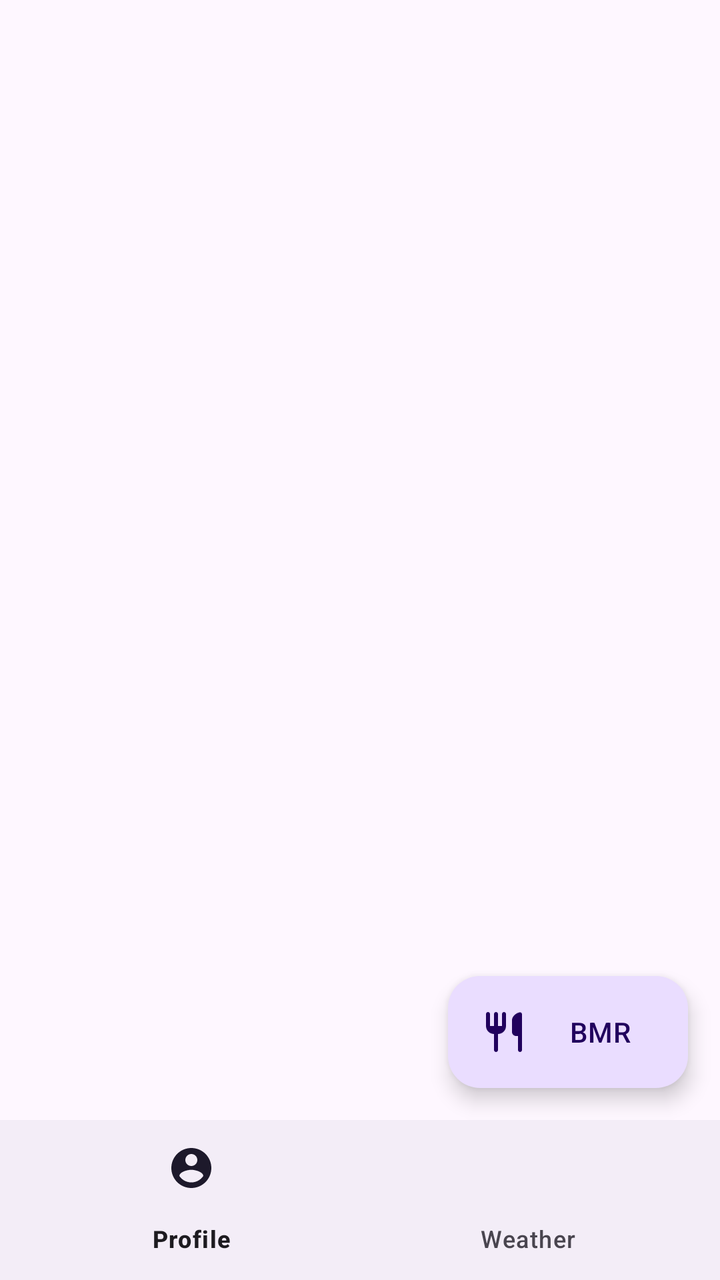
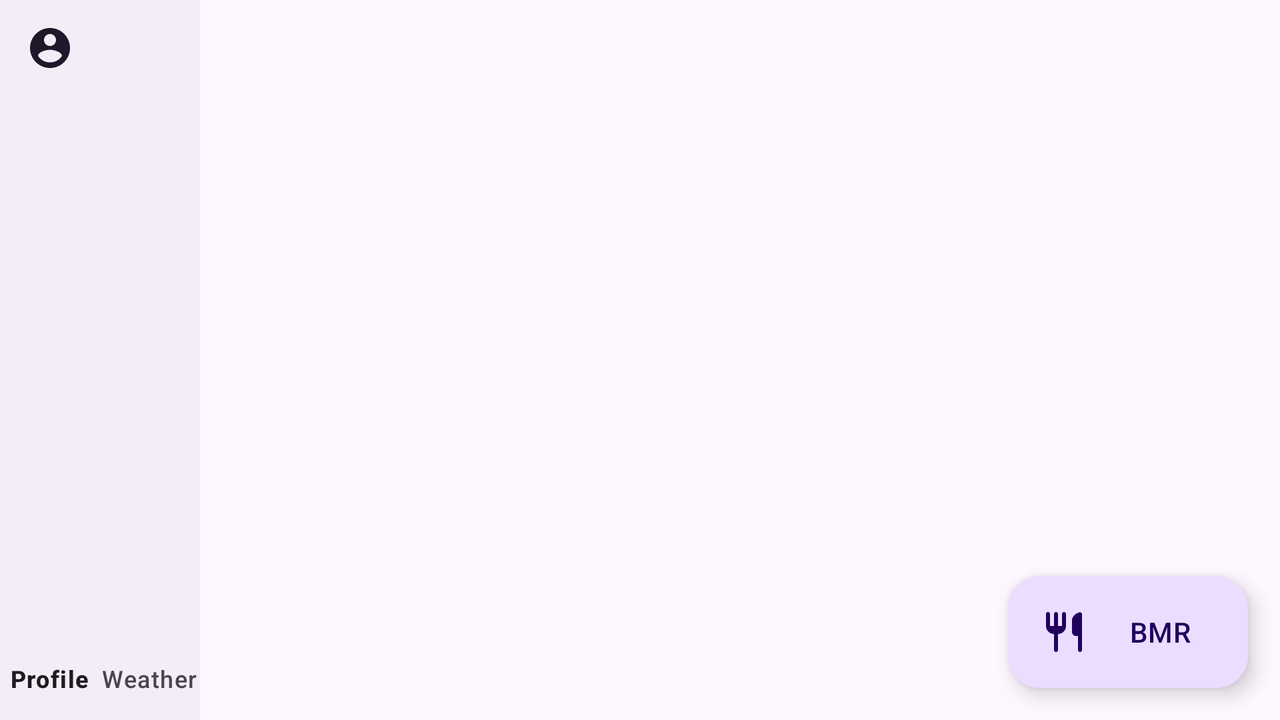

Two renders of one Android screen. The first uses the default layout on a phone; the second uses the alternative layout the repository ships for a different screen configuration, on a matching device. The two XML files are below.
<!-- AndroidManifest.xml: application theme Theme.Material3.DayNight -->
<!-- res/layout/activity_main.xml -->
<?xml version="1.0" encoding="utf-8"?>
<androidx.constraintlayout.widget.ConstraintLayout
    xmlns:android="http://schemas.android.com/apk/res/android"
    xmlns:app="http://schemas.android.com/apk/res-auto"
    android:layout_width="match_parent"
    android:layout_height="match_parent"
    android:id="@+id/ll_frags"
    android:orientation="vertical">

    <androidx.fragment.app.FragmentContainerView
        android:id="@+id/fragment_placeholder"
        android:layout_width="match_parent"
        android:layout_height="0dp"
        app:layout_constraintBottom_toTopOf="@+id/bottom_navigation_bar"
        app:layout_constraintEnd_toEndOf="parent"
        app:layout_constraintStart_toStartOf="parent"
        app:layout_constraintTop_toTopOf="parent" />


    <com.google.android.material.floatingactionbutton.ExtendedFloatingActionButton
        android:id="@+id/bmr_label"
        android:elevation="8dp"
        android:layout_width="wrap_content"
        android:layout_height="wrap_content"
        android:layout_gravity="end|bottom"
        android:layout_margin="16dp"
        android:contentDescription="BMR score"
        android:text="@string/bmr_button"
        app:icon="@drawable/round_restaurant_18"
        app:layout_constraintBottom_toTopOf="@+id/bottom_navigation_bar"
        app:layout_constraintEnd_toEndOf="parent" />


    <com.google.android.material.bottomnavigation.BottomNavigationView
        android:id="@+id/bottom_navigation_bar"
        style="@style/Widget.Material3.BottomNavigationView"
        android:layout_width="match_parent"
        android:layout_height="wrap_content"
        android:layout_gravity="bottom"
        app:layout_constraintBottom_toBottomOf="parent"
        app:layout_constraintEnd_toEndOf="parent"
        app:layout_constraintHorizontal_bias="0.0"
        app:layout_constraintStart_toStartOf="@id/fragment_placeholder"
        app:layout_constraintTop_toTopOf="parent"
        app:layout_constraintVertical_bias="1.0"
        app:menu="@menu/navigation_items" />

</androidx.constraintlayout.widget.ConstraintLayout>
<!-- resources referenced by this layout -->
<resources>
  <!-- drawable round_restaurant_18 (drawable) -->
  <vector android:height="18dp" android:tint="#FFFFFF"
      android:viewportHeight="24" android:viewportWidth="24"
      android:width="18dp" xmlns:android="http://schemas.android.com/apk/res/android">
      <path android:fillColor="@android:color/white" android:pathData="M16,6v6c0,1.1 0.9,2 2,2h1v7c0,0.55 0.45,1 1,1s1,-0.45 1,-1L21,3.13c0,-0.65 -0.61,-1.13 -1.24,-0.98C17.6,2.68 16,4.51 16,6zM11,9L9,9L9,3c0,-0.55 -0.45,-1 -1,-1s-1,0.45 -1,1v6L5,9L5,3c0,-0.55 -0.45,-1 -1,-1s-1,0.45 -1,1v6c0,2.21 1.79,4 4,4v8c0,0.55 0.45,1 1,1s1,-0.45 1,-1v-8c2.21,0 4,-1.79 4,-4L13,3c0,-0.55 -0.45,-1 -1,-1s-1,0.45 -1,1v6z"/>
  </vector>
  <string name="bmr_button">BMR</string>
</resources>
<!-- res/layout-land/activity_main.xml (the repository's variant of the layout above) -->
<!-- drawn on the phone turned sideways -->
<?xml version="1.0" encoding="utf-8"?>
<androidx.constraintlayout.widget.ConstraintLayout
    xmlns:android="http://schemas.android.com/apk/res/android"
    xmlns:app="http://schemas.android.com/apk/res-auto"
    android:layout_width="match_parent"
    android:layout_height="match_parent"
    android:id="@+id/ll_frags"
    android:orientation="vertical">

    <androidx.fragment.app.FragmentContainerView
        android:id="@+id/fragment_placeholder"
        android:layout_height="match_parent"
        android:layout_width="0dp"
        app:layout_constraintTop_toTopOf="parent"
        app:layout_constraintBottom_toBottomOf="parent"
        app:layout_constraintLeft_toRightOf="@id/bottom_navigation_bar"
        app:layout_constraintRight_toRightOf="parent"
        />

    


    <com.google.android.material.floatingactionbutton.ExtendedFloatingActionButton
        android:id="@+id/bmr_label"
        android:layout_width="wrap_content"
        android:layout_height="wrap_content"
        android:layout_gravity="end|bottom"
        android:layout_margin="16dp"
        android:contentDescription="BMR score"
        android:elevation="16dp"
        android:text="@string/bmr_button"
        app:icon="@drawable/round_restaurant_18"
        app:layout_constraintBottom_toBottomOf="parent"
        app:layout_constraintEnd_toEndOf="parent"
        />

    <com.google.android.material.bottomnavigation.BottomNavigationView
        android:id="@+id/bottom_navigation_bar"
        style="@style/Widget.Material3.BottomNavigationView"
        android:layout_width="100dp"
        android:layout_height="match_parent"
        android:layout_gravity="bottom"
        app:layout_constraintTop_toTopOf="parent"
        app:layout_constraintBottom_toBottomOf="parent"
        app:layout_constraintLeft_toLeftOf="parent"
        app:layout_constraintRight_toLeftOf="@id/fragment_placeholder"
        app:layout_constraintHorizontal_bias="0.0"
        app:layout_constraintVertical_bias="1.0"
        app:menu="@menu/navigation_items"
        />

</androidx.constraintlayout.widget.ConstraintLayout>
